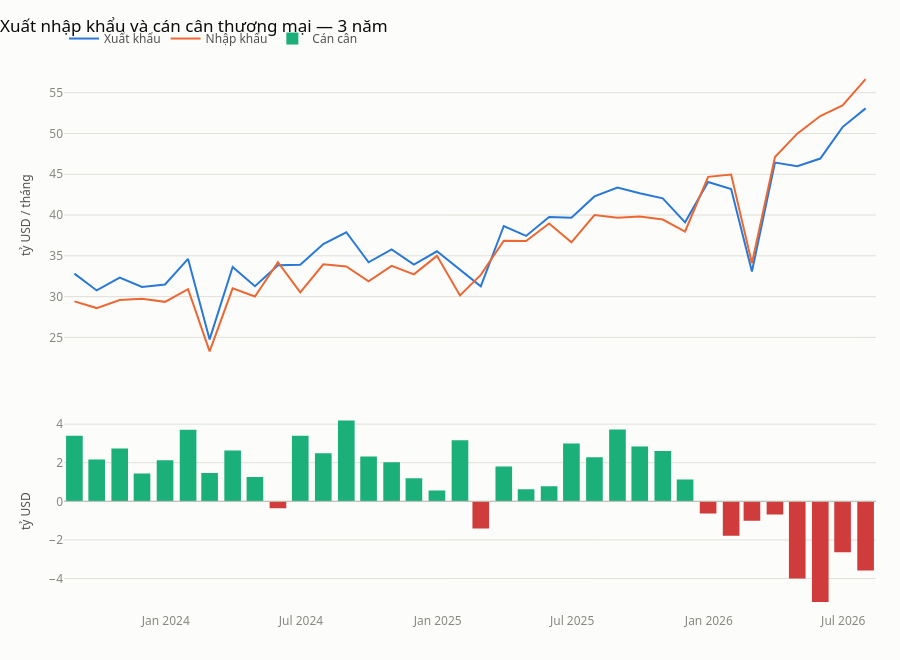

This figure's notebook cell:
### Markdown cell above
## 6 · Cán cân thương mại

### Code cell
xnk = pd.concat(
    [
        client.macro.trade(flow="export", start=lui_ngay(HOM_NAY, nam=3)).assign(nhan="Xuất khẩu"),
        client.macro.trade(flow="import", start=lui_ngay(HOM_NAY, nam=3)).assign(nhan="Nhập khẩu"),
    ]
)
can_can = client.macro.trade(flow="balance", start=lui_ngay(HOM_NAY, nam=3))

print(f"Đơn vị: {sorted(xnk['unit'].unique())}")
print(f"Kỳ gần nhất {can_can['period'].iloc[-1]}: cán cân {can_can['value'].iloc[-1] / 1e9:+,.2f} tỷ USD")

fig = make_subplots(rows=2, cols=1, shared_xaxes=True, vertical_spacing=0.08, row_heights=[0.6, 0.4])
for nhan, mau in [("Xuất khẩu", CHUOI[0]), ("Nhập khẩu", CHUOI[1])]:
    d = xnk[xnk["nhan"] == nhan].sort_values("date")
    fig.add_trace(
        go.Scatter(x=d["date"], y=d["value"] / 1e9, name=nhan, line=dict(width=2, color=mau),
                   hovertemplate="%{y:,.2f} tỷ USD<extra>" + nhan + "</extra>"),
        row=1, col=1,
    )
fig.add_trace(
    go.Bar(x=can_can["date"], y=can_can["value"] / 1e9, name="Cán cân",
           marker=dict(color=[TANG if v >= 0 else GIAM for v in can_can["value"]], line=dict(width=0)),
           hovertemplate="%{y:+,.2f} tỷ USD<extra>cán cân</extra>"),
    row=2, col=1,
)
fig.add_hline(y=0, line_width=1, line_color="#c3c2b7", row=2, col=1)
fig.update_yaxes(title_text="tỷ USD / tháng", row=1, col=1)
fig.update_yaxes(title_text="tỷ USD", row=2, col=1)
fig.update_layout(title_text="Xuất nhập khẩu và cán cân thương mại — 3 năm", height=660, hovermode="x unified")
fig
